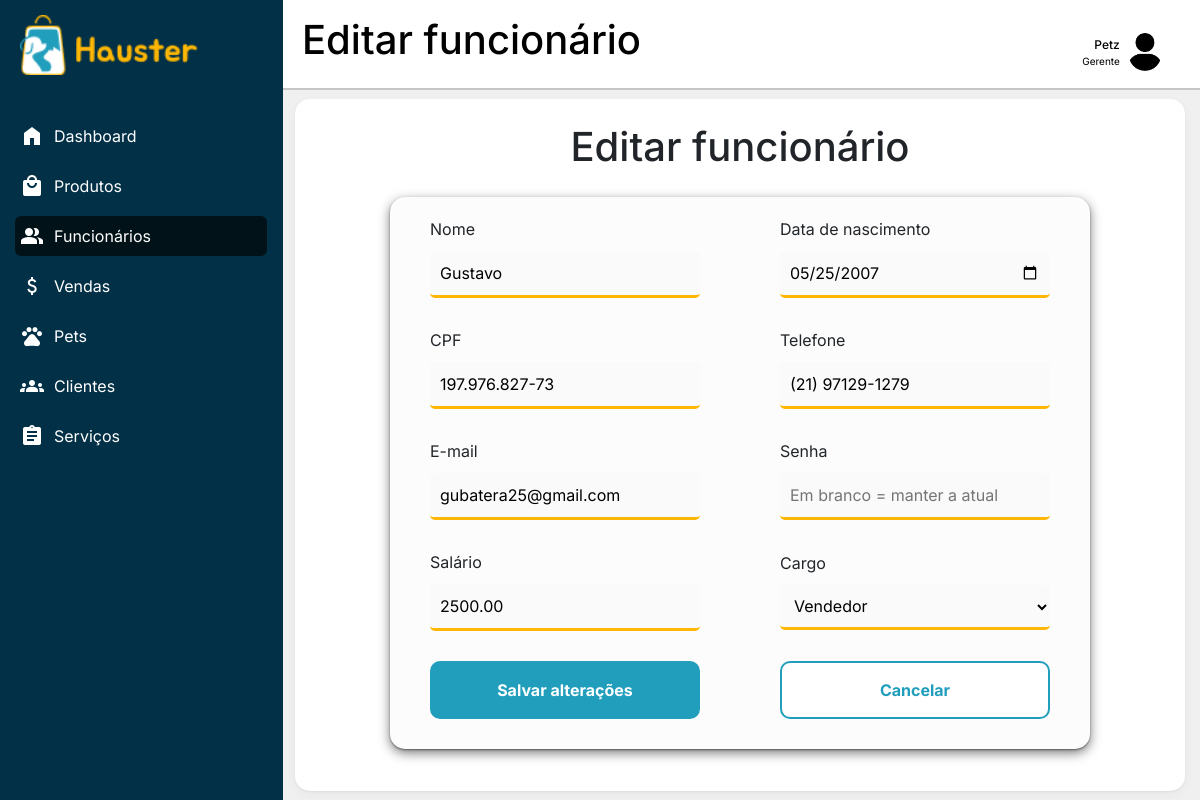
/dashboard.php?pagina=funcionarios_editar&id_func=1 (signed in), run on the app's committed database.
### tables this page shows
CREATE TABLE IF NOT EXISTS `funcionarios` (
  `idfuncionarios` int(11) NOT NULL AUTO_INCREMENT,
  `nome` varchar(45) NOT NULL,
  `dt_nasc` date NOT NULL,
  `salario` decimal(10,2) NOT NULL,
  `cpf` varchar(11) NOT NULL,
  `email` varchar(45) NOT NULL,
  `telefone` varchar(14) NOT NULL,
  `senha` varchar(255) NOT NULL,
  `cargos_idcargos` int(11) NOT NULL,
  `estabelecimento_idestabelecimento` int(11) NOT NULL,
  PRIMARY KEY (`idfuncionarios`),
  UNIQUE KEY `uk_funcionarios_id_cargo` (`idfuncionarios`,`cargos_idcargos`),
  KEY `fk_funcionarios_cargos_id` (`cargos_idcargos`),
  KEY `fk_funcionarios_estabelecimento_id` (`estabelecimento_idestabelecimento`),
  CONSTRAINT `fk_funcionarios_cargos` FOREIGN KEY (`cargos_idcargos`) REFERENCES `cargos` (`idcargos`) ON DELETE NO ACTION ON UPDATE NO ACTION,
  CONSTRAINT `fk_funcionarios_estabelecimento` FOREIGN KEY (`estabelecimento_idestabelecimento`) REFERENCES `estabelecimento` (`idestabelecimento`) ON DELETE CASCADE ON UPDATE NO ACTION
);

CREATE TABLE IF NOT EXISTS `cargos` (
  `idcargos` int(11) NOT NULL AUTO_INCREMENT,
  `nome` varchar(45) NOT NULL,
  PRIMARY KEY (`idcargos`)
);

### includes/helpers_funcionarios.php (called while the page is built, shortened)
<?php
function formatar_cpf(string $cpf): string
{
    return preg_replace('/(\d{3})(\d{3})(\d{3})(\d{2})/', '$1.$2.$3-$4', $cpf);
}
function formatar_telefone(string $tel): string
{
    if (strlen($tel) === 11) {
        return preg_replace('/(\d{2})(\d{5})(\d{4})/', '($1) $2-$3', $tel);
    }
    return $tel;
}

### dashboard/funcionarios/editar.php (the view, shortened to what this page needs)
<?php
include_once "includes/helpers_funcionarios.php";
$estabelecimento_id = $_SESSION['estabelecimento_id'];
$id = isset($_GET['id_func']) ? (int) $_GET['id_func'] : 0;
$cargos = $conexao->query("SELECT * FROM cargos ORDER BY idcargos")->fetchAll();
$stmt = $conexao->prepare(
    "SELECT * FROM funcionarios
     WHERE idfuncionarios = :id AND estabelecimento_idestabelecimento = :estab"
);
$stmt->execute([':id' => $id, ':estab' => $estabelecimento_id]);
$func = $stmt->fetch();
$acao_form   = 'dashboard.php?pagina=funcionarios_editar&id_func=' . $id;
$texto_botao = 'Salvar alterações';
?>
<main class="tabela content fundo">
    <h1 class="titulo">Editar funcionário</h1>
<form method="POST" action="<?= $acao_form ?>" class="form-produto">
    <div class="campos">
        <div class="campo">
            <label for="nome">Nome</label>
            <input type="text" id="nome" name="nome" maxlength="45" placeholder="Nome do funcionário"
                   value="<?= htmlspecialchars($func['nome']) ?>" required>
        </div>
        <div class="campo">
            <label for="dt_nasc">Data de nascimento</label>
            <input type="date" id="dt_nasc" name="dt_nasc" max="<?= date('Y-m-d') ?>"
                   value="<?= htmlspecialchars($func['dt_nasc']) ?>" required>
        </div>
        <div class="campo">
            <label for="cpf">CPF</label>
            <input type="text" id="cpf" name="cpf" maxlength="14" placeholder="000.000.000-00"
                   value="<?= strlen($func['cpf']) === 11 ? formatar_cpf($func['cpf']) : htmlspecialchars($func['cpf']) ?>" required>
        </div>
        <div class="campo">
            <label for="telefone">Telefone</label>
            <input type="text" id="telefone" name="telefone" maxlength="15" placeholder="(00) 00000-0000"
                   value="<?= htmlspecialchars(formatar_telefone($func['telefone'])) ?>" required>
        </div>
        <div class="campo">
            <label for="email">E-mail</label>
            <input type="email" id="email" name="email" maxlength="45" placeholder="E-mail do funcionário"
                   value="<?= htmlspecialchars($func['email']) ?>" required>
        </div>
        <div class="campo">
            <label for="senha">Senha</label>
            <input type="password" id="senha" name="senha" autocomplete="new-password" placeholder="Em branco = manter a atual">
        </div>
        <div class="campo">
            <label for="salario">Salário</label>
            <input type="number" id="salario" name="salario" step="0.01" min="0" placeholder="Salário do funcionário"
                   value="<?= htmlspecialchars($func['salario']) ?>" required>
        </div>
        <div class="campo">
            <label for="cargo">Cargo</label>
            <select name="cargo" id="cargo" required>
                <?php foreach ($cargos as $cargo): ?>
                    <option value="<?= $cargo['idcargos'] ?>" <?= $cargo['idcargos'] == $func['cargos_idcargos'] ? 'selected' : '' ?>>
                        <?= htmlspecialchars($cargo['nome']) ?>
                    </option>
                <?php endforeach; ?>
            </select>
        </div>
        <div class="acoes campo">
            <button type="submit"><?= $texto_botao ?></button>
            <a href="dashboard.php?pagina=funcionarios"><button type="button" id="cancelar">Cancelar</button></a>
        </div>
    </div>
</form>
</main>

### css/side-bar.css (style rules this page uses)
:root { --branco: #ffff; --preto: #000000; --primaria-100: #B0E8FE; --primaria-200: #2CC7EC; --primaria-base: #219EBC; --primaria-400: #16778E; --primaria-500: #0C5262; --primaria-600: #042F3A; --primaria-700: #011319; --secundaria-100: #FFE9D2; --secundaria-base: #FFB703; --secundaria-300: #CE9300; --secundaria-400: #9E7000; --secundaria-500: #714F00; --secundaria-600: #473000; --secundaria-700: #211500; --cinza-100: #F0F0F0; --cinza-200: #B3B8BB; --cinza-base: #8E9294; --cinza-400: #6A6D6F; --cinza-500: #494B4C; --cinza-600: #2A2B2C; --cinza-700: #101111; --fundo: #023047; --font: "Inter"; }
* { margin: 0; padding: 0; border: none; box-sizing: border-box; }
html, body { height: 100%; font-family: "Inter", Helvetica, sans-serif; }
.dashboard { display: grid; grid-template-areas: "sidebar topbar" "sidebar content"; grid-template-columns: 280px 1fr; grid-template-rows: 90px 1fr; height: 100vh; background-color: var(--cinza-100); }
.content { grid-area: content; padding: 1.5rem; }

### dashboard/estoque/css/cadastrar.css (style rules this page uses)
:root { --branco: #ffff; --preto: #000000; --primaria-100: #B0E8FE; --primaria-200: #2CC7EC; --primaria-base: #219EBC; --primaria-400: #16778E; --primaria-500: #0C5262; --primaria-600: #042F3A; --primaria-700: #011319; --primaria-hover: #1e91ad; --secundaria-100: #FFE9D2; --secundaria-base: #FFB703; --secundaria-300: #CE9300; --secundaria-400: #9E7000; --secundaria-500: #714F00; --secundaria-600: #473000; --secundaria-700: #211500; --secundaria-hover: #e4a404; --cinza-100: #F0F0F0; --cinza-200: #B3B8BB; --cinza-base: #8E9294; --cinza-400: #6A6D6F; --cinza-500: #494B4C; --cinza-600: #2A2B2C; --cinza-700: #101111; --cinza-inputs: rgba(235, 235, 235, 0.185); --font: "Inter"; }
* { margin: 0; padding: 0; box-sizing: border-box; font-family: var(--font); }
.fundo { display: flex; flex-direction: column; margin: 1% 15px 1% 15px; background-color: var(--branco); box-shadow: 0 1px 2px rgba(0, 0, 0, 0.05), 0 4px 12px rgba(0, 0, 0, 0.04); border-radius: 15px; }
.form-produto { margin: auto; background-color: var(--cinza-inputs); box-shadow: 0 1px 2px rgba(0, 0, 0, 0.427), 0 4px 12px rgba(0, 0, 0, 0.519); border-radius: 15px; padding: 20px; width: fit-content; padding-left: 40px; padding-right: 40px; height: auto; gap: 10px; }
.titulo { text-align: center; }
.campos { display: grid; grid-template-columns: repeat(2, 300px); gap: 30px; justify-content: center; column-gap: 80px; }
.campo { display: flex; justify-content: center; align-items: center; flex-direction: column; gap: 10px; }
.acoes { display: contents; }
.acoes > button, .acoes > a { justify-self: center; }
.acoes > button:first-child, .acoes > a:first-child { grid-column: 1; }
.acoes > button:last-child, .acoes > a:last-child { grid-column: 2; }
.acoes > a { display: flex; width: 100%; max-width: 300px; }
.campo > input, .campo > select { border-bottom: 3px solid var(--secundaria-base); background-color: var(--cinza-inputs); border-radius: 5px; padding: 10px; width: 300px; }
.campo > label { width: 300px; text-align: left; }
.acoes > button, .acoes > a > button { padding: 15px 0px; width: 300px; font-weight: bold; border-radius: 10px; background-color: var(--primaria-base); border: 2px solid var(--primaria-base); color: var(--branco); }
#cancelar { background-color: var(--branco); border: 2px solid var(--primaria-base); color: var(--primaria-base); }
.acoes > a { text-decoration: none; }

### dashboard/funcionarios/css/funcionarios.css (style rules this page uses)
.form-produto { height: auto; padding-bottom: 30px; }

### css/responsivo-dashboard.css (style rules this page uses)
@media (max-width: 1540px) { body.dashboard .form-produto { width: min(100%, 700px); height: auto; } }
@media (max-width: 1540px) { body.dashboard .form-produto .campos { grid-template-columns: repeat(2, minmax(0, 300px)); justify-content: center; } }
@media (max-width: 1540px) { body.dashboard .form-produto .campo > input, body.dashboard .form-produto .campo > select, body.dashboard .form-produto .campo > label { width: 100%; max-width: 300px; } }
@media (max-width: 1540px) { body.dashboard .form-produto .acoes { width: 100%; gap: 20px; } }
@media (max-width: 1540px) { body.dashboard .form-produto .acoes > button, body.dashboard .form-produto .acoes > a { flex: 1 1 0; min-width: 0; max-width: 300px; } }
@media (max-width: 1540px) { body.dashboard .form-produto .acoes > a > button { width: 100%; } }
@media (max-width: 1540px) { body.dashboard .form-produto .acoes > button { width: 100%; } }

### data on the page
funcionarios: nome "Gustavo", dt_nasc "05/25/2007", cpf "197.976.827-73", telefone "(21) 97129-1279", email "gubatera25@gmail.com", salario "2500.00", cargo "Vendedor"

### other printed values
$texto "Dashboard"
$texto "Produtos"
$texto "Funcionários"
$texto "Vendas"
$texto "Pets"
$texto "Clientes"
$texto "Serviços"
$titulo_pagina "Editar funcionário"
$nome_exibido "Petz"
$cargo_exibido "Gerente"
$texto_botao "Salvar alterações"
